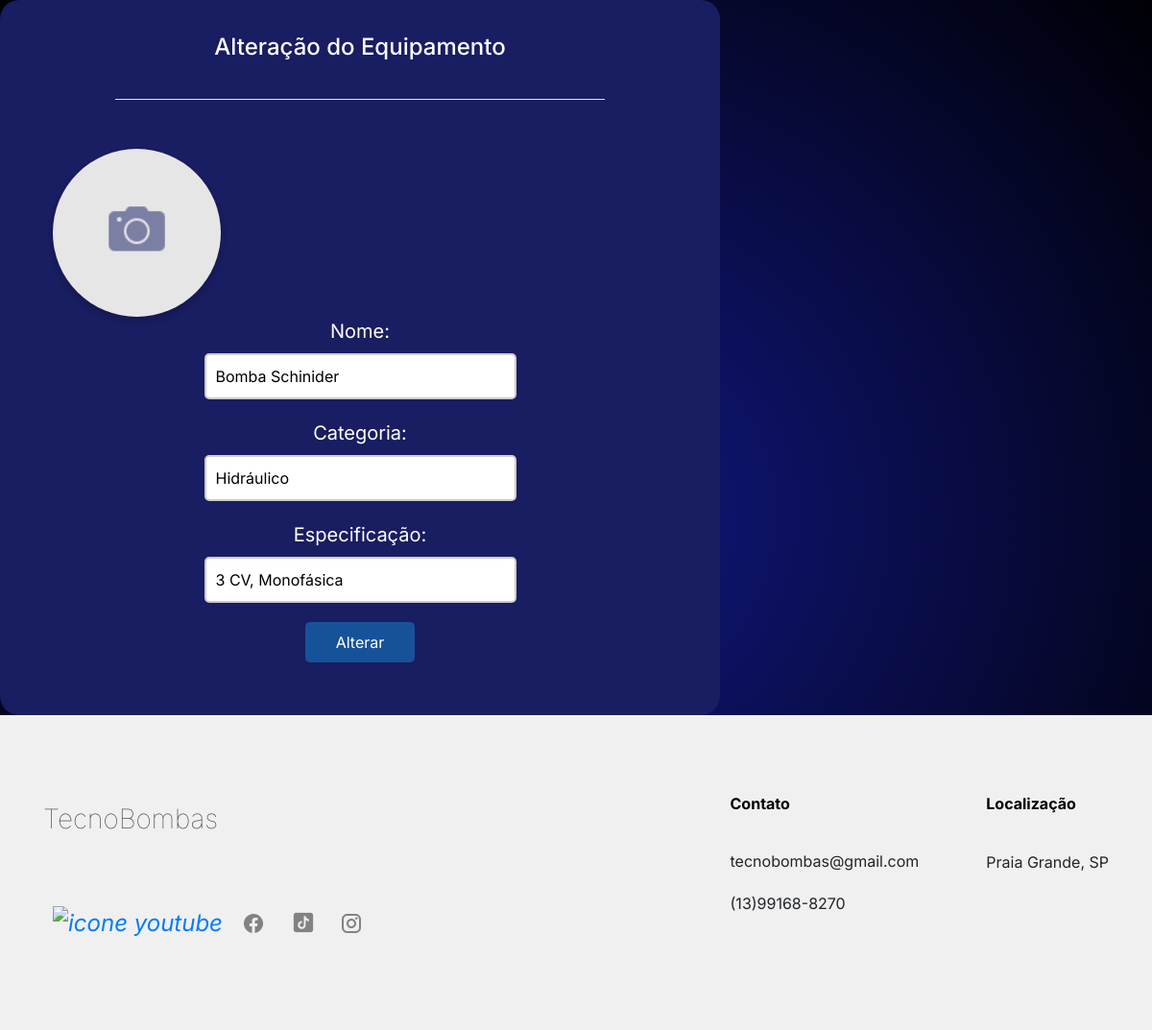
The page /editar/1 on the database its author committed.
### tecnoApp/models.py (models this page shows, shortened)
class Equipamentos(models.Model):
    categoria = models.CharField(max_length=255)
    nome = models.CharField(max_length=255)
    especificacoes = models.CharField(max_length=255)
    foto = models.ImageField(upload_to='images/', null=True, blank=True)
    usuario = models.ForeignKey(
        Usuario,
        on_delete=models.CASCADE,
        related_name='equipamentos',
        null=True,
        blank=True,
    )

### tecnoApp/views.py (the view)
# urls.py: path('editar/<int:id_equipamento>', views.edt_equipamento, name="edt_equipamento"),
def edt_equipamento(request, id_equipamento):
    equipamento = Equipamentos.objects.get(id=id_equipamento)
    formEdt = FormEquipamento(request.POST or None, instance=equipamento)
    if request.POST:
        if formEdt.is_valid():
            formEdt.save()
            return redirect('principal')
    context = {
        'form' : formEdt
    }
    return render(request, 'edt_equipamento.html', context)

### tecnoApp/forms.py (shortened to what this page needs)
class FormEquipamento(forms.ModelForm):
    class Meta:
        model = Equipamentos
        fields = ('categoria', 'nome', 'especificacoes', 'foto')
        widgets = {
            'foto' : forms.FileInput(attrs={'accept': 'image/*'})
        }
    def __init__(self, *args, **kwargs):
        self.user = kwargs.pop('user', None)
        super().__init__(*args, **kwargs)

### tecnoApp/templates/edt_equipamento.html (shortened to what this page needs)
{% extends 'base.html' %}
{% load static %}
{% block extra_styles %}
<link rel="stylesheet" href="{% static 'style.css' %}">
{% endblock %}
{% block conteudo %}
<main>
    <div class="container-card">
        <div class="body-card">
            <h4>Alteração do Equipamento</h4>
            <hr>
            <form method="post">
                <div class="circle">
                    <img src="{% static 'images/pfp.png' %}" alt="Imagem do Equipamento">
                </div>
                <label for="nome">Nome:</label>
                <div class="input-group">
                    <input type="text" id="nome" name="nome" value="{{ form.nome.value }}" required>
                </div>
                <label for="categoria">Categoria:</label>
                <div class="input-group">
                    <input type="text" id="categoria" name="categoria" value="{{ form.categoria.value }}" required>
                </div>
                <label for="especificacao">Especificação:</label>
                <div class="input-group">
                    <input type="text" id="especificacao" name="especificacao" value="{{ form.especificacoes.value }}" required>
                </div>
                <button type="submit" class="bt">Alterar</button>
            </form>
        </div>
    </div>
</main>
{% endblock %}

### tecnoApp/static/styleLandingPage.css (style rules this page uses)
* { margin: 0; padding: 0; box-sizing: border-box; }
body { font-family: 'Inter', sans-serif; background-color: #f0f0f0; color: #333; }

### tecnoApp/static/style.css (style rules this page uses)
html, body { height: 100%; margin: 0; padding: 0; }
body { background: radial-gradient(circle, #111780, #000005); display: flex; align-items: flex-start; justify-content: flex-start; flex-direction: column; font-family: 'Inter', sans-serif; min-height: 100vh; }
main { display: flex; flex: 1; justify-content: center; align-items: center; width: 100%; }
form { background-color: #191D61; padding: 20px; border-radius: 15px; width: 100%; max-width: 800px; text-align: center; }
.circle { width: 175px; height: 175px; background-color: #e6e6e6; border-radius: 50%; box-shadow: 0 4px 6px rgba(0, 0, 0, 0.2); align-self: center; cursor: pointer; }
.circle img { width: 35%; margin-top: 31%; }
.container-card { display: flex; flex-direction: column; justify-content: center; min-width: 200; width: 750px; background-color: #191D61; border-radius: 20px; padding: 35px; }
hr { width: 100%; margin: 0 auto; }
.input-group { display: flex; align-items: center; gap: 10px; margin-bottom: 20px; justify-content: center; max-width: 500px; margin-left: auto; margin-right: auto; font-family: 'Inter', sans-serif; }
.input-group input, select { width: 100%; max-width: 325px; padding: 10px; font-size: 16px; border-radius: 5px; border: 2px solid #ccc; transition: border 0.3s; }
.body-card hr { background-color: white; width: 75%; }
.body-card label { color: white; font-family: 'Inter', sans-serif; font-size: 20px; }
.bt { padding: 7px 30px; background-color: #16529A; color: white; text-decoration: none; border-color: transparent; border-radius: 5px; font-size: 1rem; display: inline-block; font-family: 'Inter', sans-serif; }
.body-card { display: flex; flex-direction: column; gap: 15px; text-align: center; }
body h1, h2, h4, p { color: white; font-family: 'Inter', sans-serif; }

### rows shown on the page
Equipamentos: nome "Bomba Schinider", categoria "Hidráulico", especificacao "3 CV, Monofásica"
